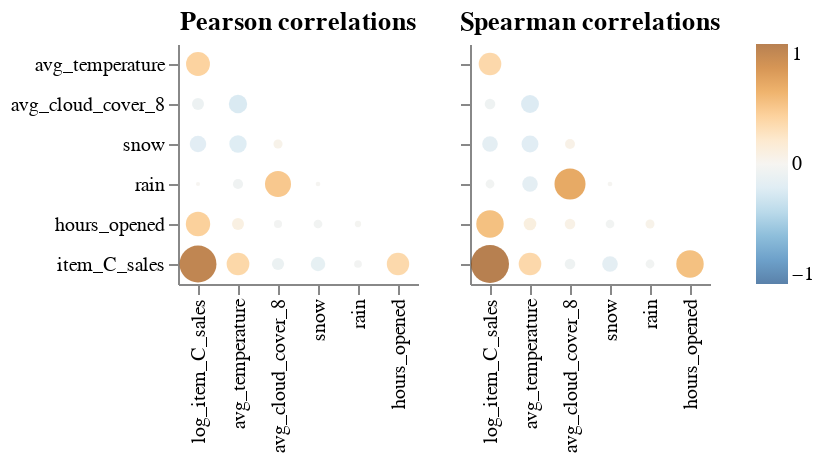

The code cell stored with this chart in its notebook:
### Code cell
aly.corr(train_df.drop(columns=['log_total_sales_normalized', 'total_sales_normalized', 'log_item_A_sales', 'item_A_sales', 'log_item_B_sales', 'item_B_sales',]))

### Figure 1 — Vega-Lite specification as saved in the notebook (floating-point values rounded to 4 significant figures)
{"config": {"view": {"continuousWidth": 300, "continuousHeight": 300, "strokeWidth": 0}}, "concat": [{"data": {"name": "data-3c75fe1556127f1a13c154672162d0e4"}, "mark": {"type": "circle"}, "encoding": {"color": {"field": "value", "scale": {"domain": [-1, 1], "scheme": "blueorange"}, "title": "", "type": "quantitative"}, "size": {"field": "abs_value", "legend": null, "scale": {"domain": [0, 1]}, "type": "quantitative"}, "tooltip": [{"field": "value", "format": ".2f", "title": "corr", "type": "quantitative"}, {"field": "index", "title": "x", "type": "nominal"}, {"field": "variable", "title": "y", "type": "nominal"}], "x": {"field": "index", "sort": ["log_item_C_sales", "avg_temperature", "avg_cloud_cover_8", "snow", "rain", "hours_opened"], "title": "", "type": "nominal"}, "y": {"axis": {}, "field": "variable", "sort": ["avg_temperature", "avg_cloud_cover_8", "snow", "rain", "hours_opened", "item_C_sales"], "title": "", "type": "nominal"}}, "title": "Pearson correlations", "transform": [{"calculate": "abs(datum.value)", "as": "abs_value"}]}, {"data": {"name": "data-c05705f37f7be3d2bc83e428d0d460c2"}, "mark": {"type": "circle"}, "encoding": {"color": {"field": "value", "scale": {"domain": [-1, 1], "scheme": "blueorange"}, "title": "", "type": "quantitative"}, "size": {"field": "abs_value", "legend": null, "scale": {"domain": [0, 1]}, "type": "quantitative"}, "tooltip": [{"field": "value", "format": ".2f", "title": "corr", "type": "quantitative"}, {"field": "index", "title": "x", "type": "nominal"}, {"field": "variable", "title": "y", "type": "nominal"}], "x": {"field": "index", "sort": ["log_item_C_sales", "avg_temperature", "avg_cloud_cover_8", "snow", "rain", "hours_opened"], "title": "", "type": "nominal"}, "y": {"axis": {"labels": false}, "field": "variable", "sort": ["avg_temperature", "avg_cloud_cover_8", "snow", "rain", "hours_opened", "item_C_sales"], "title": "", "type": "nominal"}}, "title": "Spearman correlations", "transform": [{"calculate": "abs(datum.value)", "as": "abs_value"}]}], "resolve": {"axis": {"y": "shared"}}, "$schema": "https://vega.github.io/schema/vega-lite/v5.20.1.json", "datasets": {"data-3c75fe1556127f1a13c154672162d0e4": [{"index": "log_item_C_sales", "variable": "snow", "value": -0.18}, {"index": "avg_temperature", "variable": "snow", "value": -0.2002}, {"index": "avg_cloud_cover_8", "variable": "snow", "value": 0.04755}, {"index": "avg_temperature", "variable": "rain", "value": -0.0615}, {"index": "log_item_C_sales", "variable": "rain", "value": 0.0006166}, {"index": "snow", "variable": "rain", "value": -0.003699}, {"index": "avg_cloud_cover_8", "variable": "rain", "value": 0.4637}, {"index": "hours_opened", "variable": "item_C_sales", "value": 0.3405}, {"index": "snow", "variable": "item_C_sales", "value": -0.1358}, {"index": "avg_cloud_cover_8", "variable": "item_C_sales", "value": -0.09192}, {"index": "avg_temperature", "variable": "item_C_sales", "value": 0.3505}, {"index": "log_item_C_sales", "variable": "item_C_sales", "value": 0.9446}, {"index": "rain", "variable": "item_C_sales", "value": -0.03062}, {"index": "log_item_C_sales", "variable": "hours_opened", "value": 0.4057}, {"index": "avg_temperature", "variable": "hours_opened", "value": 0.09066}, {"index": "avg_cloud_cover_8", "variable": "hours_opened", "value": -0.03456}, {"index": "snow", "variable": "hours_opened", "value": -0.04189}, {"index": "rain", "variable": "hours_opened", "value": -0.01679}, {"index": "log_item_C_sales", "variable": "avg_temperature", "value": 0.3882}, {"index": "avg_temperature", "variable": "avg_cloud_cover_8", "value": -0.2262}, {"index": "log_item_C_sales", "variable": "avg_cloud_cover_8", "value": -0.08985}], "data-c05705f37f7be3d2bc83e428d0d460c2": [{"index": "log_item_C_sales", "variable": "snow", "value": -0.1592}, {"index": "avg_temperature", "variable": "snow", "value": -0.1886}, {"index": "avg_cloud_cover_8", "variable": "snow", "value": 0.05809}, {"index": "avg_temperature", "variable": "rain", "value": -0.1563}, {"index": "log_item_C_sales", "variable": "rain", "value": -0.04299}, {"index": "snow", "variable": "rain", "value": -0.004377}, {"index": "avg_cloud_cover_8", "variable": "rain", "value": 0.6625}, {"index": "hours_opened", "variable": "item_C_sales", "value": 0.5158}, {"index": "snow", "variable": "item_C_sales", "value": -0.1592}, {"index": "avg_cloud_cover_8", "variable": "item_C_sales", "value": -0.06705}, {"index": "avg_temperature", "variable": "item_C_sales", "value": 0.3464}, {"index": "log_item_C_sales", "variable": "item_C_sales", "value": 1.0}, {"index": "rain", "variable": "item_C_sales", "value": -0.04299}, {"index": "log_item_C_sales", "variable": "hours_opened", "value": 0.5158}, {"index": "avg_temperature", "variable": "hours_opened", "value": 0.1004}, {"index": "avg_cloud_cover_8", "variable": "hours_opened", "value": 0.06679}, {"index": "snow", "variable": "hours_opened", "value": -0.04094}, {"index": "rain", "variable": "hours_opened", "value": 0.04474}, {"index": "log_item_C_sales", "variable": "avg_temperature", "value": 0.3464}, {"index": "avg_temperature", "variable": "avg_cloud_cover_8", "value": -0.213}, {"index": "log_item_C_sales", "variable": "avg_cloud_cover_8", "value": -0.06705}]}}
